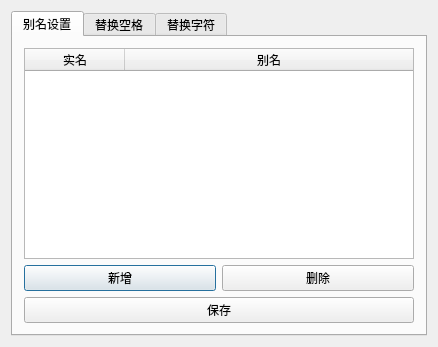
<?xml version="1.0" encoding="UTF-8"?>
<ui version="4.0">
 <class>QGuiWxSetting</class>
 <widget class="QDialog" name="QGuiWxSetting">
  <property name="geometry">
   <rect>
    <x>0</x>
    <y>0</y>
    <width>438</width>
    <height>347</height>
   </rect>
  </property>
  <property name="windowTitle">
   <string>录入设置</string>
  </property>
  <layout class="QVBoxLayout" name="verticalLayout_2">
   <item>
    <widget class="QTabWidget" name="tabWidget">
     <property name="currentIndex">
      <number>0</number>
     </property>
     <widget class="QWidget" name="tab_aliasset">
      <attribute name="title">
       <string>别名设置</string>
      </attribute>
      <layout class="QVBoxLayout" name="verticalLayout_14">
       <item>
        <widget class="QTableWidget" name="tableWidget_alias">
         <property name="columnCount">
          <number>2</number>
         </property>
         <attribute name="horizontalHeaderVisible">
          <bool>true</bool>
         </attribute>
         <attribute name="horizontalHeaderStretchLastSection">
          <bool>true</bool>
         </attribute>
         <attribute name="verticalHeaderVisible">
          <bool>false</bool>
         </attribute>
         <column>
          <property name="text">
           <string>实名</string>
          </property>
         </column>
         <column>
          <property name="text">
           <string>别名</string>
          </property>
         </column>
        </widget>
       </item>
       <item>
        <layout class="QHBoxLayout" name="horizontalLayout_9">
         <item>
          <widget class="QPushButton" name="pushButton_alias_add">
           <property name="text">
            <string>新增</string>
           </property>
          </widget>
         </item>
         <item>
          <widget class="QPushButton" name="pushButton_alias_del">
           <property name="text">
            <string>删除</string>
           </property>
          </widget>
         </item>
        </layout>
       </item>
       <item>
        <widget class="QPushButton" name="pushButton_alias_apply">
         <property name="text">
          <string>保存</string>
         </property>
        </widget>
       </item>
      </layout>
     </widget>
     <widget class="QWidget" name="tab_replacespace">
      <attribute name="title">
       <string>替换空格</string>
      </attribute>
      <layout class="QVBoxLayout" name="verticalLayout_10">
       <item>
        <widget class="QTextEdit" name="textEdit_replacespace_showedit">
         <property name="readOnly">
          <bool>true</bool>
         </property>
        </widget>
       </item>
       <item>
        <layout class="QHBoxLayout" name="horizontalLayout_11">
         <item>
          <widget class="QLineEdit" name="lineEdit_replacespace_lineedit"/>
         </item>
         <item>
          <widget class="QPushButton" name="pushButton_replacespace_add">
           <property name="text">
            <string>添加</string>
           </property>
          </widget>
         </item>
         <item>
          <widget class="QPushButton" name="pushButton_replacespace_del">
           <property name="text">
            <string>移除</string>
           </property>
          </widget>
         </item>
        </layout>
       </item>
       <item>
        <widget class="QPushButton" name="pushButton_replacespace_apply">
         <property name="text">
          <string>保存</string>
         </property>
        </widget>
       </item>
      </layout>
     </widget>
     <widget class="QWidget" name="tab_replace">
      <attribute name="title">
       <string>替换字符</string>
      </attribute>
      <layout class="QVBoxLayout" name="verticalLayout_15">
       <item>
        <widget class="QTableWidget" name="tableWidget_replace">
         <attribute name="horizontalHeaderStretchLastSection">
          <bool>true</bool>
         </attribute>
         <attribute name="verticalHeaderVisible">
          <bool>false</bool>
         </attribute>
         <column>
          <property name="text">
           <string>原字符</string>
          </property>
         </column>
         <column>
          <property name="text">
           <string>替换为</string>
          </property>
         </column>
        </widget>
       </item>
       <item>
        <layout class="QHBoxLayout" name="horizontalLayout_12">
         <item>
          <widget class="QPushButton" name="pushButton_replace_add">
           <property name="text">
            <string>新增</string>
           </property>
          </widget>
         </item>
         <item>
          <widget class="QPushButton" name="pushButton_replace_del">
           <property name="text">
            <string>删除</string>
           </property>
          </widget>
         </item>
        </layout>
       </item>
       <item>
        <widget class="QPushButton" name="pushButton_2">
         <property name="text">
          <string>保存</string>
         </property>
        </widget>
       </item>
      </layout>
     </widget>
    </widget>
   </item>
  </layout>
 </widget>
 <layoutdefault spacing="6" margin="11"/>
 <resources/>
 <connections>
  <connection>
   <sender>pushButton_alias_del</sender>
   <signal>clicked()</signal>
   <receiver>QGuiWxSetting</receiver>
   <slot>on_setalias_del()</slot>
   <hints>
    <hint type="sourcelabel">
     <x>404</x>
     <y>284</y>
    </hint>
    <hint type="destinationlabel">
     <x>-103</x>
     <y>251</y>
    </hint>
   </hints>
  </connection>
  <connection>
   <sender>pushButton_alias_apply</sender>
   <signal>clicked()</signal>
   <receiver>QGuiWxSetting</receiver>
   <slot>on_setalias_apply()</slot>
   <hints>
    <hint type="sourcelabel">
     <x>192</x>
     <y>314</y>
    </hint>
    <hint type="destinationlabel">
     <x>-110</x>
     <y>286</y>
    </hint>
   </hints>
  </connection>
  <connection>
   <sender>pushButton_replacespace_add</sender>
   <signal>clicked()</signal>
   <receiver>QGuiWxSetting</receiver>
   <slot>on_setreplacespace_add()</slot>
   <hints>
    <hint type="sourcelabel">
     <x>323</x>
     <y>284</y>
    </hint>
    <hint type="destinationlabel">
     <x>-125</x>
     <y>266</y>
    </hint>
   </hints>
  </connection>
  <connection>
   <sender>pushButton_replacespace_del</sender>
   <signal>clicked()</signal>
   <receiver>QGuiWxSetting</receiver>
   <slot>on_setreplacespace_del()</slot>
   <hints>
    <hint type="sourcelabel">
     <x>404</x>
     <y>284</y>
    </hint>
    <hint type="destinationlabel">
     <x>-26</x>
     <y>261</y>
    </hint>
   </hints>
  </connection>
  <connection>
   <sender>pushButton_replacespace_apply</sender>
   <signal>clicked()</signal>
   <receiver>QGuiWxSetting</receiver>
   <slot>on_setreplacespace_apply()</slot>
   <hints>
    <hint type="sourcelabel">
     <x>176</x>
     <y>314</y>
    </hint>
    <hint type="destinationlabel">
     <x>-25</x>
     <y>290</y>
    </hint>
   </hints>
  </connection>
  <connection>
   <sender>pushButton_replace_add</sender>
   <signal>clicked()</signal>
   <receiver>QGuiWxSetting</receiver>
   <slot>on_setreplace_add()</slot>
   <hints>
    <hint type="sourcelabel">
     <x>97</x>
     <y>284</y>
    </hint>
    <hint type="destinationlabel">
     <x>-27</x>
     <y>243</y>
    </hint>
   </hints>
  </connection>
  <connection>
   <sender>pushButton_replace_del</sender>
   <signal>clicked()</signal>
   <receiver>QGuiWxSetting</receiver>
   <slot>on_setreplace_del()</slot>
   <hints>
    <hint type="sourcelabel">
     <x>404</x>
     <y>284</y>
    </hint>
    <hint type="destinationlabel">
     <x>-36</x>
     <y>228</y>
    </hint>
   </hints>
  </connection>
  <connection>
   <sender>pushButton_2</sender>
   <signal>clicked()</signal>
   <receiver>QGuiWxSetting</receiver>
   <slot>on_setreplace_apply()</slot>
   <hints>
    <hint type="sourcelabel">
     <x>78</x>
     <y>314</y>
    </hint>
    <hint type="destinationlabel">
     <x>-51</x>
     <y>275</y>
    </hint>
   </hints>
  </connection>
  <connection>
   <sender>pushButton_alias_add</sender>
   <signal>clicked()</signal>
   <receiver>QGuiWxSetting</receiver>
   <slot>on_setalias_add()</slot>
   <hints>
    <hint type="sourcelabel">
     <x>99</x>
     <y>268</y>
    </hint>
    <hint type="destinationlabel">
     <x>-682</x>
     <y>307</y>
    </hint>
   </hints>
  </connection>
 </connections>
 <slots>
  <slot>on_setalias_add()</slot>
  <slot>on_setalias_del()</slot>
  <slot>on_setalias_apply()</slot>
  <slot>on_setreplacespace_add()</slot>
  <slot>on_setreplacespace_del()</slot>
  <slot>on_setreplacespace_apply()</slot>
  <slot>on_setreplace_add()</slot>
  <slot>on_setreplace_del()</slot>
  <slot>on_setreplace_apply()</slot>
 </slots>
</ui>
